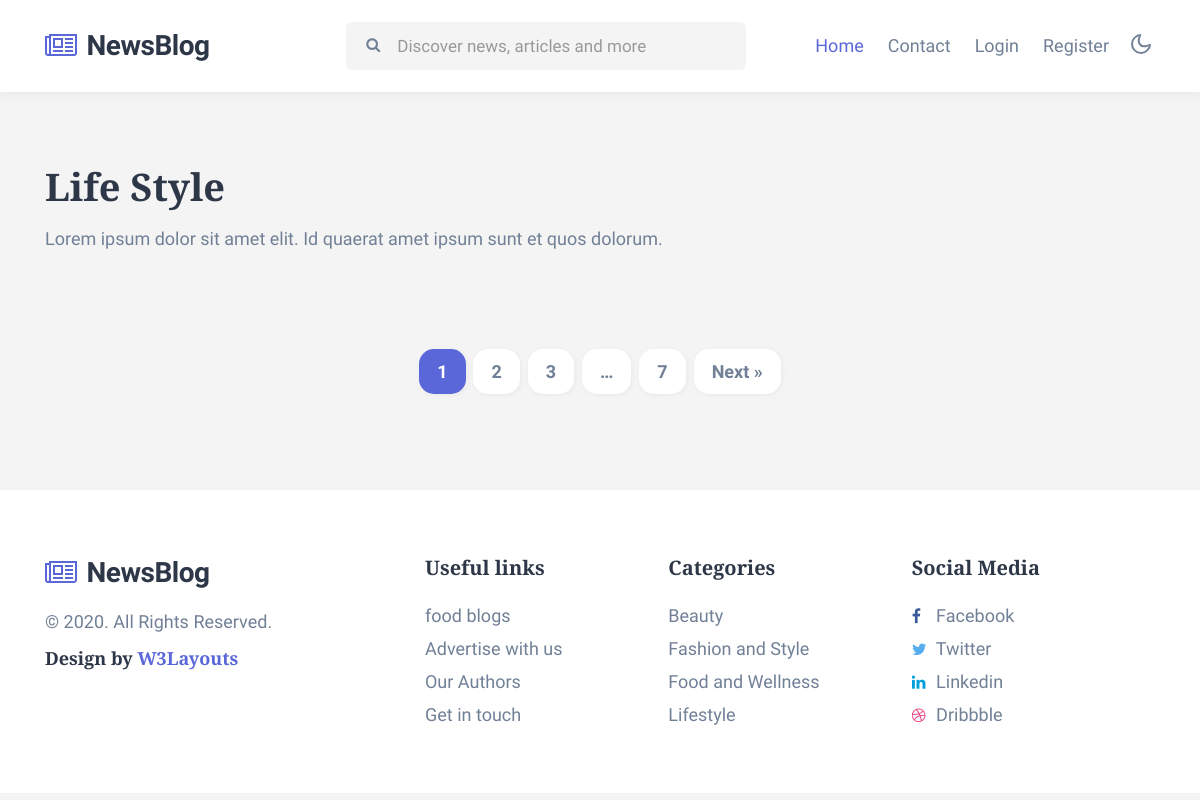
The app's page /lifestyle/, older data.
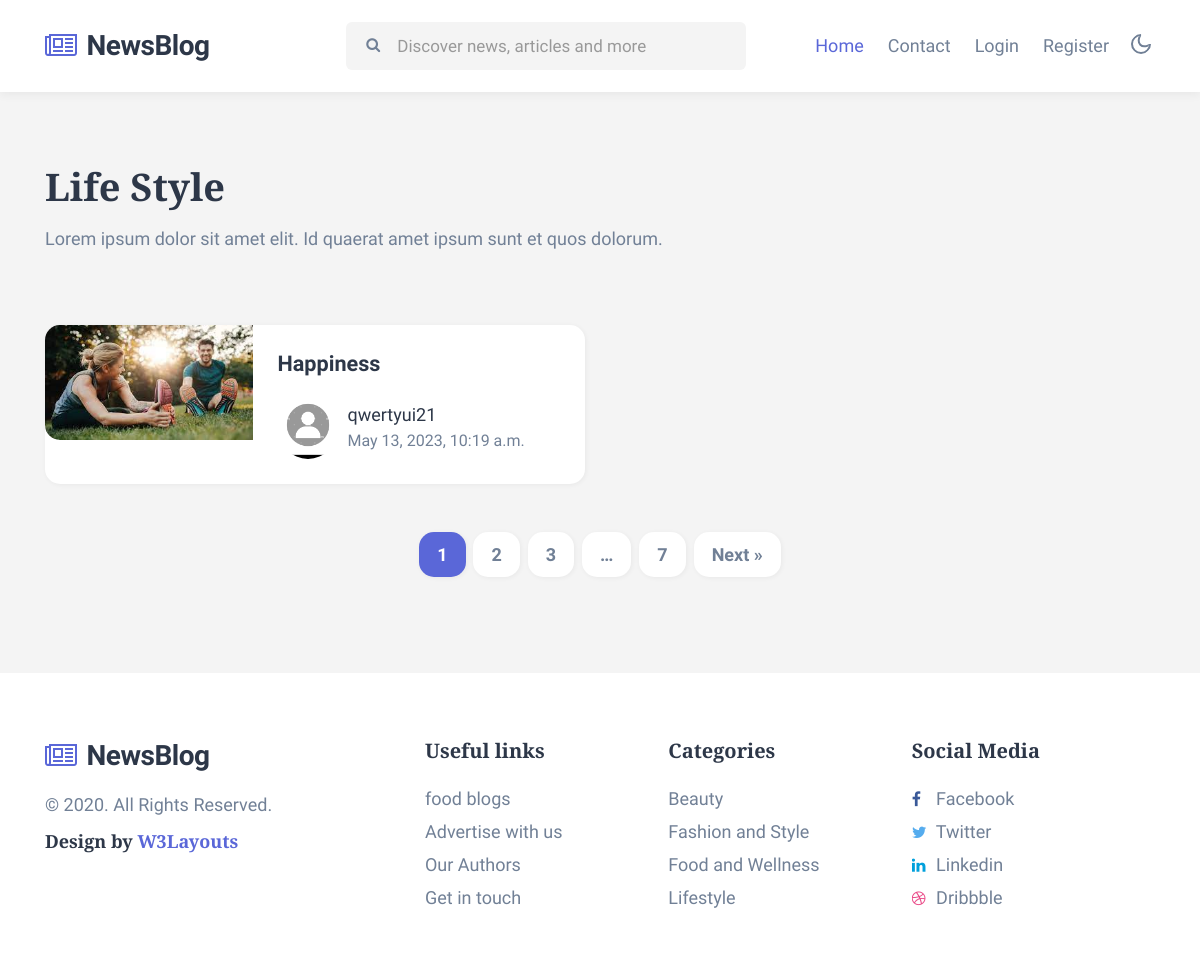
The same page, newer data.
### blogapp/models.py (models this page shows, shortened)
class Blog(models.Model):
    c1 = [('food', 'food'),
          ('lifestyle', 'lifestyle'),
          ('fashion', 'fashion'),
          ('beauty', 'beauty')]
    title = models.CharField(max_length=150)
    des = models.TextField()
    pic = models.FileField(upload_to='blog_photos', default='sad.jpg')
    time = models.DateTimeField(auto_now=True)
    user = models.ForeignKey(User, on_delete= models.CASCADE)
    category = models.CharField(max_length=150, choices=c1)

class User(models.Model):
    v1 = [('Male', 'Male'),
          ('Female', 'Female'),
          ('Others', 'Others')]
    first_name = models.CharField(max_length=150)
    last_name = models.CharField(max_length=150)
    email = models.EmailField(unique=True)
    username = models.CharField(max_length=100, unique=True)
    password = models.CharField(max_length=100)
    gender = models.CharField(max_length=50, choices=v1)
    pic = models.FileField(upload_to='profile_pics', default='sad.png')

### blogapp/views.py (the view)
# urls.py: path('lifestyle/', lifestyle, name='lifestyle'),
def lifestyle(request):
    l1 = Blog.objects.filter(category = 'lifestyle')
    try:
        u1 = User.objects.get(email = request.session['email'])
        return render(request, 'lifestyle.html', {'userdata':u1, 'lifestyle_blogs': l1})
    except:
        return render(request, 'lifestyle.html', {'lifestyle_blogs': l1})

### blogapp/templates/lifestyle.html
{% extends 'base.html' %}
{% load static %}
{% block content %}
<div class="w3l-homeblock2 w3l-homeblock5 py-5">
    <div class="container pt-md-4 pb-md-5">
        <h3 class="category-title mb-3">Life Style</h3>
        <p class="mb-sm-5 mb-4 max-width">Lorem ipsum dolor sit amet elit. Id quaerat amet ipsum sunt et quos dolorum.</p>
        <div class="row">
            {% for i in lifestyle_blogs %}
            <div class="col-lg-6 mt-4">
                <div class="bg-clr-white hover-box">
                    <div class="row">
                        <div class="col-sm-5 position-relative">
                            <a href="#blog-single.html" class="image-mobile">
                                <img class="card-img-bottom d-block radius-image-full" src="{{i.pic.url}}" alt="Card image cap">
                            </a>
                        </div>
                        <div class="col-sm-7 card-body blog-details align-self">
                            <a href="{% url 'single_blog' i.id %}" class="blog-desc">{{i.title}}
                            </a>
                            <div class="author align-items-center">
                                <img src="{{i.user.pic.url}}" alt="" class="img-fluid rounded-circle">
                                <ul class="blog-meta">
                                    <li>
                                        <a href="author.html">{{i.user.username}}</a>
                                    </li>
                                    <li class="meta-item blog-lesson">
                                        <span class="meta-value">{{i.time}}</span>
                                    </li>
                                </ul>
                            </div>
                        </div>
                    </div>
                </div>
            </div>
            {% endfor %}
        </div>
        <ul class="site-pagination text-center mt-md-5 mt-4">
            <li><span aria-current="page" class="page-numbers current">1</span></li>
            <li><a class="page-numbers" href="#page2">2</a></li>
            <li><a class="page-numbers" href="#page3">3</a></li>
            <li><span class="page-numbers dots">…</span></li>
            <li><a class="page-numbers" href="#page7">7</a></li>
            <li><a class="next page-numbers" href="#next">Next »</a></li>
        </ul>
    </div>
</div>
{% endblock %}

Row changes from the older to the newer data that the page shows:
added Blog: pic (picture), title "Happiness", user.pic (picture), user.username "qwertyui21", time "May 13, 2023, 10:19 a.m."
